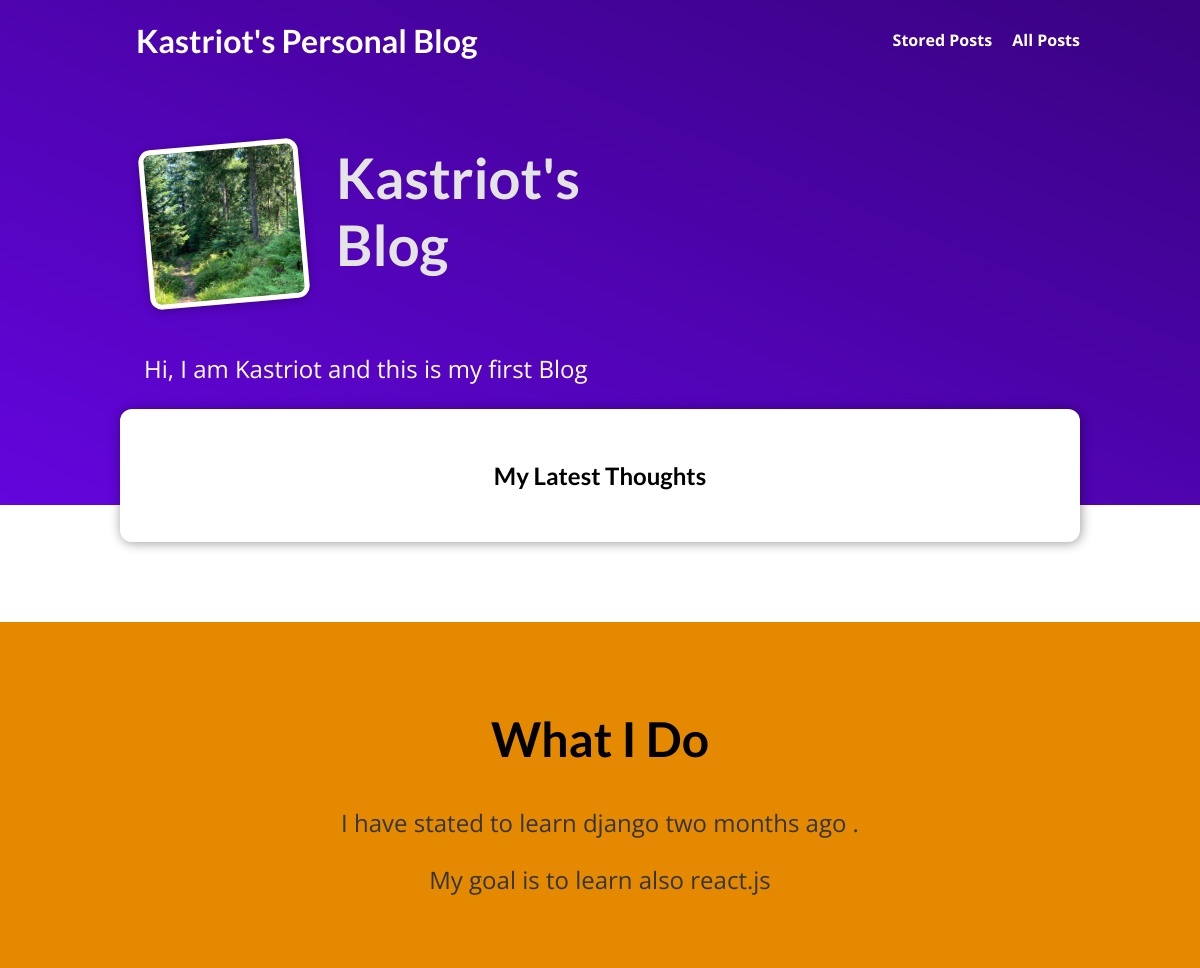
The app's page /, older data.
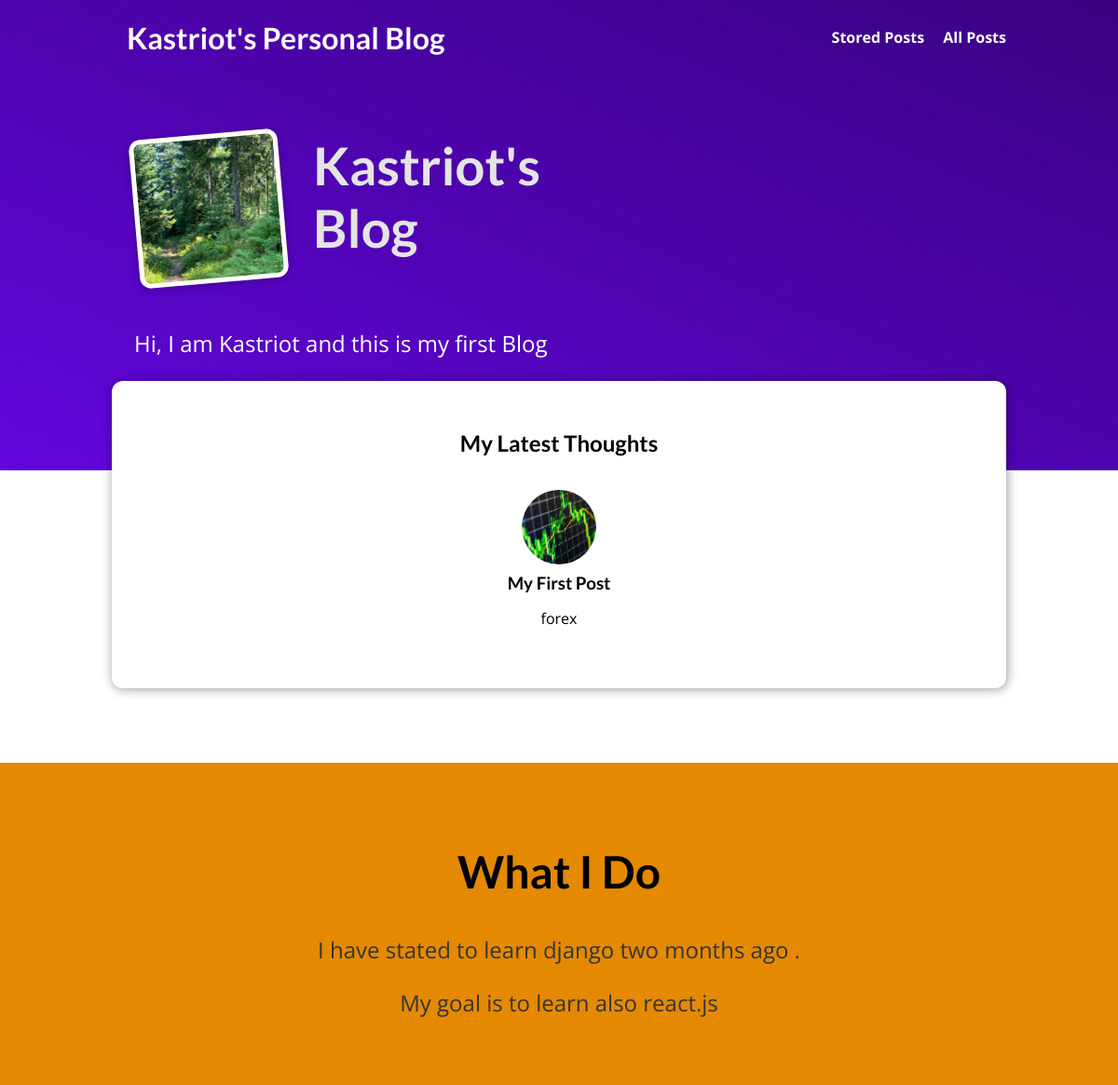
The same page, newer data.
### blog/models.py (models this page shows, shortened)
class Post(models.Model):
    title = models.CharField(max_length=150)
    excerpt = models.CharField(max_length=200)
    image = models.ImageField(upload_to="posts", null=True)
    date = models.DateField(auto_now=True)
    slug = models.SlugField(unique=True, db_index=True)
    content = models.TextField(validators=[MinLengthValidator(10)])
    author = models.ForeignKey(
        Author, on_delete=models.SET_NULL, null=True, related_name="posts")
    tags = models.ManyToManyField(Tag)

### blog/views.py (the view)
# urls.py: path("", views.StartingPageView.as_view(), name="starting-page"),
class StartingPageView(ListView):
    template_name = "blog/index.html"
    model = Post
    ordering = ["-date"]
    context_object_name = "posts"
    def get_queryset(self):
        queryset = super().get_queryset()
        data = queryset[:3]
        return data

### blog/template/blog/index.html (shortened to what this page needs)
{% extends "base.html" %}
{% load static %}
{% block css_files %}
  <link rel="stylesheet" href="{% static "blog/post.css" %}" />
  <link rel="stylesheet" href="{% static "blog/index.css" %}" />
{% endblock %}
{% block content %}
<section id="welcome">
  <header>
    <img src="{% static "blog/images/max.png" %}" alt="Max - The Author Of This Blog" />
    <h2>Kastriot's Blog</h2>
  </header>
  <p>Hi, I am Kastriot and this is my first Blog</p>
</section>
<section id="latest-posts">
  <h2>My Latest Thoughts</h2>
  <ul>
    {% for post in posts %}
      {% include "blog/includes/post.html" %}
    {% endfor %}
  </ul>
</section>
<section id="about">
  <h2>What I Do</h2>
  <p>
    I have stated to learn django two months ago .
  </p>
  <p>
    My goal is to learn also react.js
  </p>
</section>
{% endblock %}

### templates/base.html (shortened to what this page needs)
{% load static %}
<!DOCTYPE html>
<html lang="en">
<head>
  <link rel="stylesheet" href="{% static "app.css" %}">
  {% block css_files %}{% endblock %}
</head>
<body>
  <header id="main-navigation">
    <h1><a href="{% url "starting-page" %}">Kastriot's Personal Blog</a></h1>
    <nav>
      <a href="{% url "read-later" %}">Stored Posts</a>
      <a href="{% url "posts-page" %}">All Posts</a>
    </nav>
  </header>
  {% block content %}
  {% endblock %}
</body>
</html>

### blog/template/blog/includes/post.html
<li>
  <article class="post">
    <a href="{% url "post-detail-page" post.slug %}">
      <img src="{{ post.image.url }}" alt="{{ post.title }}"
      />
      <div class="post__content">
        <h3>{{ post.title }}</h3>
        <p>
          {{ post.excerpt }}
        </p>
      </div>
    </a>
  </article>
</li>

### static/app.css (style rules this page uses)
* { box-sizing: border-box; }
html { font-family: 'Open Sans', 'Lato', sans-serif; }
body { margin: 0; }
h1, h2, h3 { font-family: 'Lato', sans-serif; font-weight: bold; }
#main-navigation { width: 100%; height: 5rem; display: flex; justify-content: space-between; align-items: center; padding: 0 10%; position: absolute; top: 0; left: 0; }
#main-navigation a { text-decoration: none; color: white; font-weight: bold; margin-left: 1rem; }

### blog/static/blog/post.css (style rules this page uses)
.post { display: flex; flex-direction: column; align-items: center; text-align: center; }
.post a { text-decoration: none; color: black; transition: all 0.2s ease; padding: 1rem; }
.post img { width: 5rem; height: 5rem; object-fit: cover; border-radius: 50%; }
.post h3 { margin: 0.25rem 0; }

### blog/static/blog/index.css (style rules this page uses)
#welcome { background: linear-gradient(to right top, #6305dd, #390281); padding: 6rem 12%; }
#welcome header { display: flex; align-items: flex-start; margin: 3rem auto; }
#welcome img { width: 10rem; height: 10rem; object-fit: cover; object-position: top; border: 5px solid white; border-radius: 12px; background-color: #ffe1bf; transform: rotateZ(-5deg); box-shadow: 0 2px 8px rgba(0, 0, 0, 0.25); }
#welcome h2 { font-size: 3.5rem; margin: 0 0 0 2rem; color: #e4e4e4; width: 10rem; }
#welcome p { color: white; font-size: 1.5rem; }
#latest-posts { background-color: white; padding: 2rem; border-radius: 12px; width: 60rem; margin: -6rem auto 2rem auto; box-shadow: 1px 1px 12px rgba(0, 0, 0, 0.4); }
#latest-posts h2 { text-align: center; }
#latest-posts ul { list-style: none; margin: 0; padding: 0; display: flex; gap: 1rem; }
#latest-posts li { flex: 1; }
#about { text-align: center; padding: 3rem; background-color: #e48900; margin-top: 5rem; }
#about h2 { font-size: 3rem; }
#about p { font-size: 1.5rem; color: #353535; }

Row changes from the older to the newer data that the page shows:
added Post: image (picture), title "My First Post", excerpt "forex"
